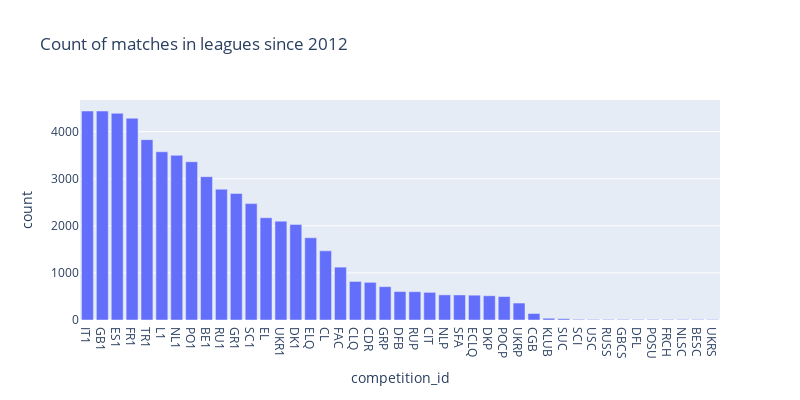

Notebook code for this chart:
### Code cell
px.bar(competitions_matches, x='competition_id', y='count', title='Count of matches in leagues since 2012', height=400, width=800)

### Figure 1 — Plotly figure (JSON) as saved in the notebook; plotly's stock layout.template omitted (floating-point values rounded to 4 significant figures)
{"data": [{"alignmentgroup": "True", "hovertemplate": "competition_id=%{x}<br>count=%{y}<extra></extra>", "legendgroup": "", "marker": {"color": "#636efa", "pattern": {"shape": ""}}, "name": "", "offsetgroup": "", "orientation": "v", "showlegend": false, "textposition": "auto", "type": "bar", "x": ["IT1", "GB1", "ES1", "FR1", "TR1", "L1", "NL1", "PO1", "BE1", "RU1", "GR1", "SC1", "EL", "UKR1", "DK1", "ELQ", "CL", "FAC", "CLQ", "CDR", "GRP", "DFB", "RUP", "CIT", "NLP", "SFA", "ECLQ", "DKP", "POCP", "UKRP", "CGB", "KLUB", "SUC", "SCI", "USC", "RUSS", "GBCS", "DFL", "POSU", "FRCH", "NLSC", "BESC", "UKRS"], "xaxis": "x", "y": [4439, 4438, 4390, 4285, 3831, 3573, 3497, 3361, 3044, 2778, 2687, 2472, 2171, 2100, 2030, 1747, 1469, 1123, 819, 800, 708, 604, 601, 587, 534, 532, 527, 515, 498, 360, 138, 37, 28, 14, 12, 12, 12, 12, 12, 12, 11, 11, 10], "yaxis": "y"}], "layout": {"barmode": "relative", "height": 400, "legend": {"tracegroupgap": 0}, "title": {"text": "Count of matches in leagues since 2012"}, "width": 800, "xaxis": {"anchor": "y", "autorange": true, "domain": [0, 1], "range": [-0.5, 42.5], "title": {"text": "competition_id"}, "type": "category"}, "yaxis": {"anchor": "x", "autorange": true, "domain": [0, 1], "range": [0, 4673.0], "title": {"text": "count"}, "type": "linear"}}}
